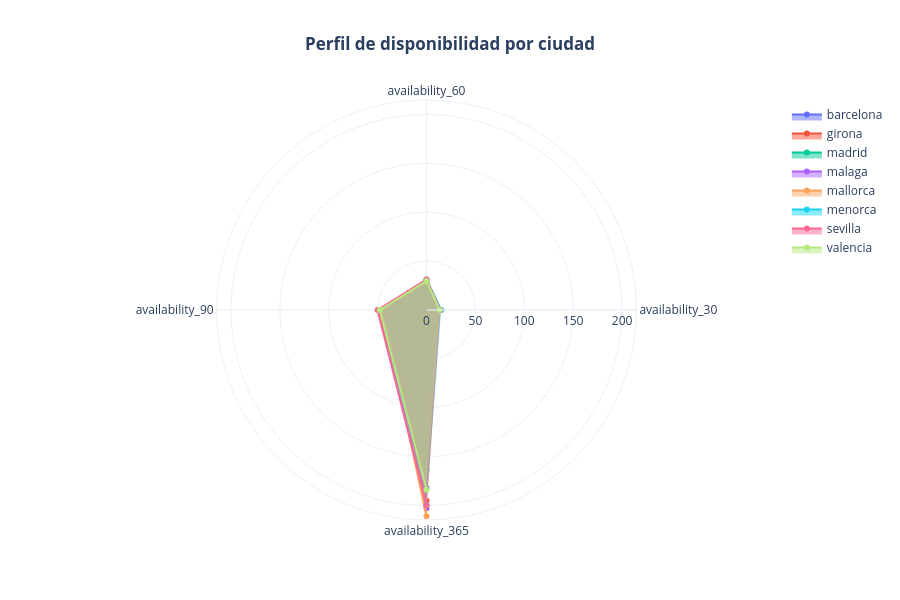

Notebook source saved alongside this figure:
### Code cell
fig = go.Figure()

for city in disp_final.index:
    fig.add_trace(go.Scatterpolar(
        r=disp_final.loc[city].values,
        theta=disp_final.columns,
        fill='toself',
        name=city
    ))

fig.update_layout(
    title='<b>Perfil de disponibilidad por ciudad</b>',
    title_x=0.5,
    polar=dict(radialaxis=dict(visible=True)),
    width=900,
    height=600,
    template='plotly_white'
)

fig.show()

### Figure 1 — Plotly figure (JSON) as saved in the notebook; plotly's stock layout.template omitted (floating-point values rounded to 4 significant figures)
{"data": [{"fill": "toself", "name": "barcelona", "r": [11.11, 25.63, 42.5, 182.1], "theta": ["availability_30", "availability_60", "availability_90", "availability_365"], "type": "scatterpolar"}, {"fill": "toself", "name": "girona", "r": [14.59, 31.27, 48.35, 195.1], "theta": ["availability_30", "availability_60", "availability_90", "availability_365"], "type": "scatterpolar"}, {"fill": "toself", "name": "madrid", "r": [10.41, 24.12, 39.95, 163.6], "theta": ["availability_30", "availability_60", "availability_90", "availability_365"], "type": "scatterpolar"}, {"fill": "toself", "name": "malaga", "r": [12.14, 28.43, 47.13, 202.7], "theta": ["availability_30", "availability_60", "availability_90", "availability_365"], "type": "scatterpolar"}, {"fill": "toself", "name": "mallorca", "r": [13.41, 28.7, 45.17, 210.9], "theta": ["availability_30", "availability_60", "availability_90", "availability_365"], "type": "scatterpolar"}, {"fill": "toself", "name": "menorca", "r": [14.99, 30.88, 47.54, 199.5], "theta": ["availability_30", "availability_60", "availability_90", "availability_365"], "type": "scatterpolar"}, {"fill": "toself", "name": "sevilla", "r": [14.06, 30.92, 50.05, 199.8], "theta": ["availability_30", "availability_60", "availability_90", "availability_365"], "type": "scatterpolar"}, {"fill": "toself", "name": "valencia", "r": [13.59, 29.73, 47.72, 183.8], "theta": ["availability_30", "availability_60", "availability_90", "availability_365"], "type": "scatterpolar"}], "layout": {"height": 600, "polar": {"radialaxis": {"visible": true}}, "title": {"text": "<b>Perfil de disponibilidad por ciudad</b>", "x": 0.5}, "width": 900}}
